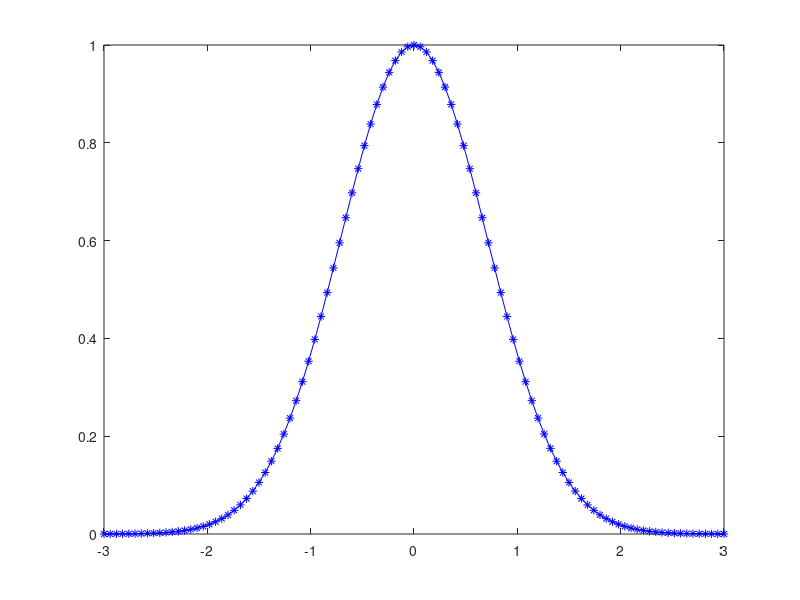

Reproduce this figure in MATLAB. (Note: this script raises an error after producing the figure.)
% MATH2089 NM Tutorial Week 2 - Matlab

%% QUESTION 1

% f(x) = e^{-x^2}
f = @(x) exp(-x.^2) % .^ for vector
w = linspace(-3, 3, 101) % 101 values between -3 and 3, 100 gaps

y = f(w)
plot(w, y, 'b*-')


%% QUESTION 2
a = 0.01; b = 2000; c = -0.001; x = -2.000000000005e5;
A1 = a*x^2 + b*x + c
A2 = x*(a*x + b) + c
A3 = c + b*x + a*x^2

% A1 = A2 = A3 mathematically, but they are all different.
% they are at the magnitude of 10^-8 which is far from eps
% catastrophic cancellation (subtracting nearly equal numbers)

%% QUESTION 3

% numerically preferable quadratic formula
% b > 0 => diamond, heart
% b < 0 => spade, club

a = 1;    b = 3;    c = 2;         % case (i)
%a = 0.01; b = 2000; c = -0.001;   % case (ii)

[r1, r2] = quadsolve(a,b,c);
d1 = a*r1^2 + b*r1 + c;
d2 = a*r2^2 + b*r2 + c;
fprintf('\nCoefficients: %g, %g, %g\n', a, b, c);
fprintf('       Roots: %g, %g\n', r1, r2);
fprintf('      Values: %.8e, %.8e\n', d1, d2);

% function [r1, r2] = quadsolve(a, b, c)
    % [r1, r2] = quadsolve(a, b, c)
    % Find the roots of the quadratic ax^2 + bx + c = 0
    % in a numerically stable way.
    % Input: assume a, b, c are real, and a is not zero
    % Output: the two roots
    % This is printed when entering help quadsolve.
 
% sqrtD = sqrt(b^2 - 4*a*c);

% if b >= 0
    % expr = - b - sqrtD;
    % r1 = (2*c) / expr;
    % r2 = expr / (2*a);
% else
    % expr = -b + sqrtD
    % r1 = expr / (2*a)
    % r2 = (2*c) / expr
% end

%% QUESTION 4

% vector norm
x = [5 ; -4 ; 0 ; 6]
n1 = norm(x, 1) % sum of abs
n2 = norm(x, 2) % sqrt of sum of squares
ninf = norm(x, Inf) % max abs

%% QUESTION 5

% matrix norm
A = [3 -4 2; 0 4 -5; 2 -2 3]
n1 = norm(A, 1)     % max abs col sum
ninf = norm(A, Inf) % max abs row sum
n2 = norm(A, 2)     % sqrt(max(eig(A'*A)) 
nf = norm(A, 'fro') % sqrt of sum of squares


%% QUESTION 6

A = [0 3 -2; -1 -4 2; 5 14 26]
B = [-11/8 -53/48 -1/48; 3/8 5/48 1/48; 1/16 5/32 1/32]

% (a) B is the inverse of A
A*B
check = norm(A*B - eye(3))

% (b) condition number measured in 1-norm
a1 = norm(A,1) 
b1 = norm(B,1) 
c1 = cond(A,1) 
c11 = a1*b1

% (c) condition number measured in inf-norm
ainf = norm(A,Inf) 
binf = norm(B,Inf)
cinf = cond(A,Inf) 
cinff = ainf*binf 

% (d) condition number measured in 2-norm
a2 = norm(A,2) 
b2 = norm(B,2)
c2 = cond(A,2)     
c22 = a2*b2
  

%% QUESTION 7

% (a) LU factorization
A = [0 3 -2; -1 -4 2; 5 14 26]
[L, U, P] = lu(A) % P*A = L*U

% (b) check LU factorization
E = P*A - L*U
check = norm(E)

% (c) solve linear system using LU factorization
%     Ax = b => PAx = Pb => LUx = Pb => Ly = Pb
% % (1) Solve Ly = Pb for y (forward sub)
% % (2) Solve Ux = y for x (back sub)
b = [1; 2; 3]

y = L \ (P*b)
x = U \ y

r = b - A*x 
check = norm(r) % checking that the resultant vector is zero magnitude
